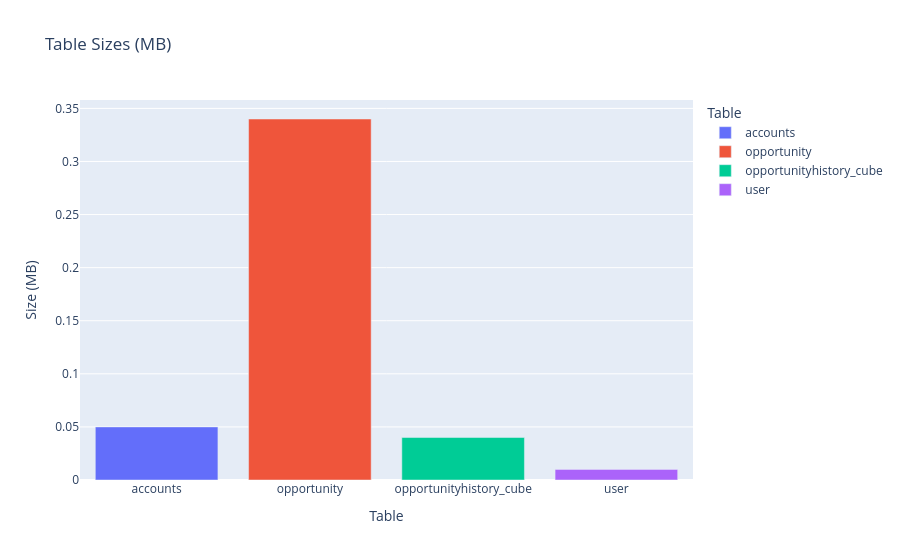

Here is the notebook cell this chart was saved with:
### Markdown cell above
## Cell 2.2: Display Metadata Summary

### Code cell
summary_data = []
for table_name, metadata in table_metadata.items():
    summary_data.append({
        "Table": table_name.split('.')[-1],
        "Row Count": f"{metadata['row_count']:,}",
        "Size (MB)": f"{metadata['size_bytes'] / (1024*1024):.2f}",
        "Columns": len(metadata['columns']),
        "Constraints": len(metadata['constraints']),
        "Last Modified": str(metadata['last_modified'])
    })

summary_df = pd.DataFrame(summary_data)

print("=" * 80)
print("TABLE METADATA SUMMARY")
print("=" * 80)
print(summary_df.to_string(index=False))

fig = px.bar(
    summary_df,
    x='Table',
    y=[float(s) for s in summary_df['Size (MB)']],
    title='Table Sizes (MB)',
    labels={'y': 'Size (MB)'},
    color='Table'
)
try:
    fig.show()
except Exception:
    fig.show(renderer="png")

### Figure 1 — Plotly figure (JSON) as saved in the notebook; plotly's stock layout.template omitted (floating-point values rounded to 4 significant figures)
{"data": [{"hovertemplate": "Table=%{x}<br>Size (MB)=%{y}<extra></extra>", "legendgroup": "accounts", "marker": {"color": "#636efa", "pattern": {"shape": ""}}, "name": "accounts", "orientation": "v", "showlegend": true, "textposition": "auto", "type": "bar", "x": ["accounts"], "xaxis": "x", "y": [0.05], "yaxis": "y"}, {"hovertemplate": "Table=%{x}<br>Size (MB)=%{y}<extra></extra>", "legendgroup": "opportunity", "marker": {"color": "#EF553B", "pattern": {"shape": ""}}, "name": "opportunity", "orientation": "v", "showlegend": true, "textposition": "auto", "type": "bar", "x": ["opportunity"], "xaxis": "x", "y": [0.34], "yaxis": "y"}, {"hovertemplate": "Table=%{x}<br>Size (MB)=%{y}<extra></extra>", "legendgroup": "opportunityhistory_cube", "marker": {"color": "#00cc96", "pattern": {"shape": ""}}, "name": "opportunityhistory_cube", "orientation": "v", "showlegend": true, "textposition": "auto", "type": "bar", "x": ["opportunityhistory_cube"], "xaxis": "x", "y": [0.04], "yaxis": "y"}, {"hovertemplate": "Table=%{x}<br>Size (MB)=%{y}<extra></extra>", "legendgroup": "user", "marker": {"color": "#ab63fa", "pattern": {"shape": ""}}, "name": "user", "orientation": "v", "showlegend": true, "textposition": "auto", "type": "bar", "x": ["user"], "xaxis": "x", "y": [0.01], "yaxis": "y"}], "layout": {"barmode": "relative", "legend": {"title": {"text": "Table"}, "tracegroupgap": 0}, "title": {"text": "Table Sizes (MB)"}, "xaxis": {"anchor": "y", "categoryarray": ["accounts", "opportunity", "opportunityhistory_cube", "user"], "categoryorder": "array", "domain": [0, 1], "title": {"text": "Table"}}, "yaxis": {"anchor": "x", "domain": [0, 1], "title": {"text": "Size (MB)"}}}}
